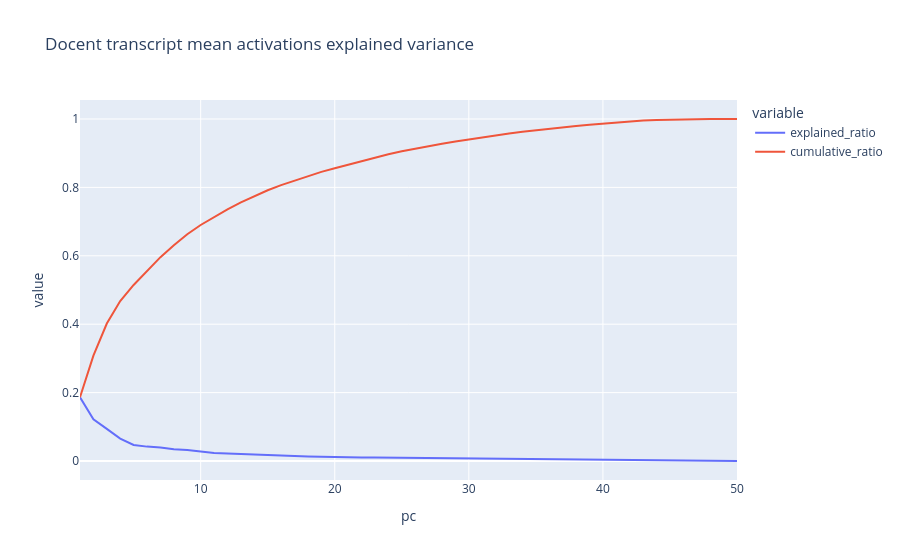

Notebook code for this chart:
### Code cell
import torch
import numpy as np
import plotly.express as px


def pca_explained_variance_stats(x: torch.Tensor):
    x = x.float()
    x_centered = x - x.mean(dim=0, keepdim=True)

    # Max possible PCs = min(N, D)
    q = min(x_centered.shape[0], x_centered.shape[1])

    # torch.pca_lowrank returns singular values S
    _, S, _ = torch.pca_lowrank(x_centered, q=q)

    # PCA explained variance per PC from singular values
    n = x_centered.shape[0]
    explained_var = (S ** 2) / (n - 1)
    explained_ratio = explained_var / explained_var.sum()
    cumulative_ratio = torch.cumsum(explained_ratio, dim=0)

    return explained_ratio, cumulative_ratio


def report_pca_thresholds(name: str, x: torch.Tensor, thresholds=(0.8, 0.9, 0.95, 0.99)):
    explained_ratio, cumulative_ratio = pca_explained_variance_stats(x)

    print(f"\n{name}")
    print("PCs needed for explained variance thresholds:")
    for t in thresholds:
        k = int(torch.searchsorted(cumulative_ratio, torch.tensor(t), right=False).item() + 1)
        print(f"  {int(t*100)}% -> {k} PCs")

    print("\nFirst 10 PCs:")
    top = min(10, explained_ratio.numel())
    for i in range(top):
        r = explained_ratio[i].item()
        c = cumulative_ratio[i].item()
        print(f"  PC{i+1}: ratio={r:.4f}, cumulative={c:.4f}")

    df = {
        "pc": np.arange(1, explained_ratio.numel() + 1),
        "explained_ratio": explained_ratio.cpu().numpy(),
        "cumulative_ratio": cumulative_ratio.cpu().numpy(),
    }
    fig = px.line(df, x="pc", y=["explained_ratio", "cumulative_ratio"], title=f"{name} explained variance")
    fig.show()


report_pca_thresholds("Docent transcript mean activations", transcript_mean_tensor)

### Figure 1 — Plotly figure (JSON) as saved in the notebook; plotly's stock layout.template omitted (floating-point values rounded to 4 significant figures)
{"data": [{"hovertemplate": "variable=explained_ratio<br>pc=%{x}<br>value=%{y}<extra></extra>", "legendgroup": "explained_ratio", "line": {"color": "#636efa", "dash": "solid"}, "marker": {"symbol": "circle"}, "mode": "lines", "name": "explained_ratio", "orientation": "v", "showlegend": true, "type": "scatter", "x": [1, 2, 3, 4, 5, 6, 7, 8, 9, 10, 11, 12, 13, 14, 15, 16, 17, 18, 19, 20, 21, 22, 23, 24, 25, 26, 27, 28, 29, 30, 31, 32, 33, 34, 35, 36, 37, 38, 39, 40, 41, 42, 43, 44, 45, 46, 47, 48, 49, 50], "xaxis": "x", "y": [0.1865, 0.1217, 0.09383, 0.06566, 0.04702, 0.04206, 0.03935, 0.03456, 0.03239, 0.02713, 0.02332, 0.02229, 0.02037, 0.01889, 0.01656, 0.01496, 0.01359, 0.01299, 0.01217, 0.01086, 0.01056, 0.01031, 0.01013, 0.009805, 0.008635, 0.007859, 0.007243, 0.00697, 0.006558, 0.006432, 0.005888, 0.005858, 0.005456, 0.004998, 0.004759, 0.004461, 0.004019, 0.003729, 0.003665, 0.003363, 0.003232, 0.002892, 0.002508, 0.001765, 0.001202, 0.0008018, 0.0004053, 0.0002827, 7.082e-05, 4.365e-17], "yaxis": "y"}, {"hovertemplate": "variable=cumulative_ratio<br>pc=%{x}<br>value=%{y}<extra></extra>", "legendgroup": "cumulative_ratio", "line": {"color": "#EF553B", "dash": "solid"}, "marker": {"symbol": "circle"}, "mode": "lines", "name": "cumulative_ratio", "orientation": "v", "showlegend": true, "type": "scatter", "x": [1, 2, 3, 4, 5, 6, 7, 8, 9, 10, 11, 12, 13, 14, 15, 16, 17, 18, 19, 20, 21, 22, 23, 24, 25, 26, 27, 28, 29, 30, 31, 32, 33, 34, 35, 36, 37, 38, 39, 40, 41, 42, 43, 44, 45, 46, 47, 48, 49, 50], "xaxis": "x", "y": [0.1865, 0.3082, 0.402, 0.4676, 0.5147, 0.5567, 0.5961, 0.6306, 0.663, 0.6901, 0.7135, 0.7358, 0.7561, 0.775, 0.7916, 0.8065, 0.8201, 0.8331, 0.8453, 0.8561, 0.8667, 0.877, 0.8871, 0.8969, 0.9056, 0.9134, 0.9207, 0.9277, 0.9342, 0.9406, 0.9465, 0.9524, 0.9578, 0.9628, 0.9676, 0.9721, 0.9761, 0.9798, 0.9835, 0.9868, 0.9901, 0.993, 0.9955, 0.9972, 0.9984, 0.9992, 0.9996, 0.9999, 1.0, 1.0], "yaxis": "y"}], "layout": {"legend": {"title": {"text": "variable"}, "tracegroupgap": 0}, "title": {"text": "Docent transcript mean activations explained variance"}, "xaxis": {"anchor": "y", "domain": [0, 1], "title": {"text": "pc"}}, "yaxis": {"anchor": "x", "domain": [0, 1], "title": {"text": "value"}}}}
